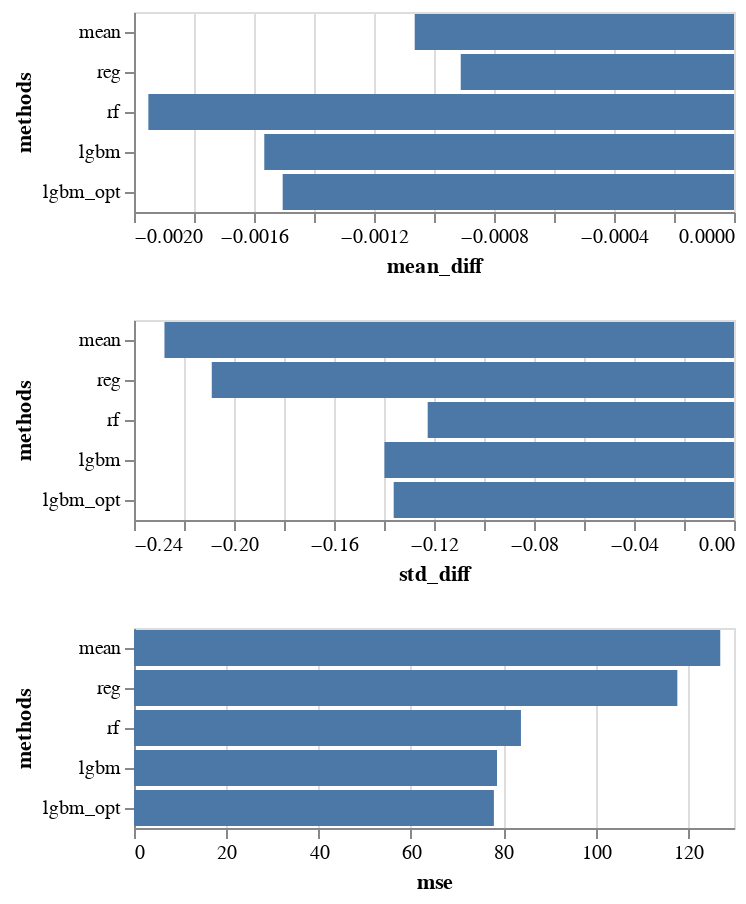

The cell this chart's notebook holds for it:
### Code cell
import altair as alt

# Assuming `results` is your dataframe and `metrics` is a list of column names in `results`
charts = None
for metric in metrics:
    chart = alt.Chart(results).mark_bar().encode(
        x=alt.X(metric),
        y=alt.Y('methods', sort=methods)
    )
    if charts is None:
        charts = chart
    else:
        charts &= chart

# Now you can display the concatenated chart
charts

### Figure 1 — Vega specification as saved in the notebook (floating-point values rounded to 4 significant figures)
{"$schema": "https://vega.github.io/schema/vega/v5.json", "data": [{"name": "source_0"}, {"name": "data_1", "values": [{"mean_diff": -0.001064, "mean_diff_end": -0.001064, "mean_diff_start": 0.0, "methods": "mean"}, {"mean_diff": -0.0009109, "mean_diff_end": -0.0009109, "mean_diff_start": 0.0, "methods": "reg"}, {"mean_diff": -0.001952, "mean_diff_end": -0.001952, "mean_diff_start": 0.0, "methods": "rf"}, {"mean_diff": -0.001566, "mean_diff_end": -0.001566, "mean_diff_start": 0.0, "methods": "lgbm"}, {"mean_diff": -0.001504, "mean_diff_end": -0.001504, "mean_diff_start": 0.0, "methods": "lgbm_opt"}]}, {"name": "data_2", "values": [{"methods": "mean", "std_diff": -0.2278, "std_diff_end": -0.2278, "std_diff_start": 0.0}, {"methods": "reg", "std_diff": -0.2089, "std_diff_end": -0.2089, "std_diff_start": 0.0}, {"methods": "rf", "std_diff": -0.1225, "std_diff_end": -0.1225, "std_diff_start": 0.0}, {"methods": "lgbm", "std_diff": -0.1398, "std_diff_end": -0.1398, "std_diff_start": 0.0}, {"methods": "lgbm_opt", "std_diff": -0.1361, "std_diff_end": -0.1361, "std_diff_start": 0.0}]}, {"name": "data_3", "values": [{"methods": "mean", "mse": 127.0, "mse_end": 127.0, "mse_start": 0.0}, {"methods": "reg", "mse": 117.7, "mse_end": 117.7, "mse_start": 0.0}, {"methods": "rf", "mse": 83.84, "mse_end": 83.84, "mse_start": 0.0}, {"methods": "lgbm", "mse": 78.65, "mse_end": 78.65, "mse_start": 0.0}, {"methods": "lgbm_opt", "mse": 77.98, "mse_end": 77.98, "mse_start": 0.0}]}, {"name": "source_0_concat_0_y_domain_methods", "values": [{"methods": "mean", "sort_field": 0.0}, {"methods": "reg", "sort_field": 1.0}, {"methods": "rf", "sort_field": 2.0}, {"methods": "lgbm", "sort_field": 3.0}, {"methods": "lgbm_opt", "sort_field": 4.0}]}, {"name": "source_0_concat_1_y_domain_methods", "values": [{"methods": "mean", "sort_field": 0.0}, {"methods": "reg", "sort_field": 1.0}, {"methods": "rf", "sort_field": 2.0}, {"methods": "lgbm", "sort_field": 3.0}, {"methods": "lgbm_opt", "sort_field": 4.0}]}, {"name": "source_0_concat_2_y_domain_methods", "values": [{"methods": "mean", "sort_field": 0.0}, {"methods": "reg", "sort_field": 1.0}, {"methods": "rf", "sort_field": 2.0}, {"methods": "lgbm", "sort_field": 3.0}, {"methods": "lgbm_opt", "sort_field": 4.0}]}], "signals": [{"name": "concat_0_y_step", "value": 20}, {"name": "concat_0_height", "update": "bandspace(domain('concat_0_y').length, 0.1, 0.05) * concat_0_y_step"}, {"name": "concat_1_y_step", "value": 20}, {"name": "concat_1_height", "update": "bandspace(domain('concat_1_y').length, 0.1, 0.05) * concat_1_y_step"}, {"name": "concat_2_y_step", "value": 20}, {"name": "concat_2_height", "update": "bandspace(domain('concat_2_y').length, 0.1, 0.05) * concat_2_y_step"}], "marks": [{"type": "group", "name": "concat_0_group", "encode": {"update": {"height": {"signal": "concat_0_height"}, "width": {"signal": "width"}}}, "marks": [{"type": "rect", "name": "concat_0_marks", "from": {"data": "data_1"}, "encode": {"update": {"ariaRoleDescription": {"value": "bar"}, "height": {"signal": "max(0.25, bandwidth('concat_0_y'))"}, "description": {"signal": "\"mean_diff: \" + (format(datum[\"mean_diff\"], \"\")) + \"; methods: \" + (isValid(datum[\"methods\"]) ? datum[\"methods\"] : \"\"+datum[\"methods\"])"}, "fill": {"value": "#4c78a8"}, "x": {"field": "mean_diff_end", "scale": "concat_0_x"}, "x2": {"field": "mean_diff_start", "scale": "concat_0_x"}, "y": {"field": "methods", "scale": "concat_0_y"}}}, "style": ["bar"]}], "axes": [{"scale": "concat_0_x", "ticks": false, "aria": false, "zindex": 0, "labels": false, "minExtent": 0, "gridScale": "concat_0_y", "grid": true, "tickCount": {"signal": "ceil(width/40)"}, "maxExtent": 0, "orient": "bottom", "domain": false}, {"scale": "concat_0_x", "grid": false, "orient": "bottom", "labelFlush": true, "tickCount": {"signal": "ceil(width/40)"}, "zindex": 0, "labelOverlap": true, "title": "mean_diff"}, {"scale": "concat_0_y", "title": "methods", "orient": "left", "grid": false, "zindex": 0}], "style": "cell"}, {"type": "group", "name": "concat_1_group", "encode": {"update": {"height": {"signal": "concat_1_height"}, "width": {"signal": "width"}}}, "marks": [{"type": "rect", "name": "concat_1_marks", "from": {"data": "data_2"}, "encode": {"update": {"description": {"signal": "\"std_diff: \" + (format(datum[\"std_diff\"], \"\")) + \"; methods: \" + (isValid(datum[\"methods\"]) ? datum[\"methods\"] : \"\"+datum[\"methods\"])"}, "x2": {"field": "std_diff_start", "scale": "concat_1_x"}, "fill": {"value": "#4c78a8"}, "x": {"field": "std_diff_end", "scale": "concat_1_x"}, "ariaRoleDescription": {"value": "bar"}, "y": {"field": "methods", "scale": "concat_1_y"}, "height": {"signal": "max(0.25, bandwidth('concat_1_y'))"}}}, "style": ["bar"]}], "axes": [{"scale": "concat_1_x", "ticks": false, "zindex": 0, "labels": false, "gridScale": "concat_1_y", "domain": false, "aria": false, "tickCount": {"signal": "ceil(width/40)"}, "orient": "bottom", "grid": true, "maxExtent": 0, "minExtent": 0}, {"scale": "concat_1_x", "orient": "bottom", "labelFlush": true, "zindex": 0, "grid": false, "labelOverlap": true, "tickCount": {"signal": "ceil(width/40)"}, "title": "std_diff"}, {"scale": "concat_1_y", "title": "methods", "grid": false, "zindex": 0, "orient": "left"}], "style": "cell"}, {"type": "group", "name": "concat_2_group", "encode": {"update": {"width": {"signal": "width"}, "height": {"signal": "concat_2_height"}}}, "marks": [{"type": "rect", "name": "concat_2_marks", "from": {"data": "data_3"}, "encode": {"update": {"fill": {"value": "#4c78a8"}, "x2": {"field": "mse_start", "scale": "concat_2_x"}, "height": {"signal": "max(0.25, bandwidth('concat_2_y'))"}, "ariaRoleDescription": {"value": "bar"}, "description": {"signal": "\"mse: \" + (format(datum[\"mse\"], \"\")) + \"; methods: \" + (isValid(datum[\"methods\"]) ? datum[\"methods\"] : \"\"+datum[\"methods\"])"}, "x": {"field": "mse_end", "scale": "concat_2_x"}, "y": {"field": "methods", "scale": "concat_2_y"}}}, "style": ["bar"]}], "axes": [{"scale": "concat_2_x", "grid": true, "labels": false, "tickCount": {"signal": "ceil(width/40)"}, "maxExtent": 0, "minExtent": 0, "ticks": false, "zindex": 0, "gridScale": "concat_2_y", "orient": "bottom", "aria": false, "domain": false}, {"scale": "concat_2_x", "zindex": 0, "labelFlush": true, "labelOverlap": true, "orient": "bottom", "grid": false, "title": "mse", "tickCount": {"signal": "ceil(width/40)"}}, {"scale": "concat_2_y", "grid": false, "orient": "left", "title": "methods", "zindex": 0}], "style": "cell"}], "scales": [{"name": "concat_0_x", "type": "linear", "domain": {"data": "data_1", "fields": ["mean_diff_start", "mean_diff_end"]}, "range": [0, {"signal": "width"}], "zero": true, "nice": true}, {"name": "concat_0_y", "type": "band", "domain": {"data": "source_0_concat_0_y_domain_methods", "field": "methods", "sort": {"op": "max", "field": "sort_field"}}, "range": {"step": {"signal": "concat_0_y_step"}}, "paddingInner": 0.1, "paddingOuter": 0.05}, {"name": "concat_1_x", "type": "linear", "domain": {"data": "data_2", "fields": ["std_diff_start", "std_diff_end"]}, "range": [0, {"signal": "width"}], "nice": true, "zero": true}, {"name": "concat_1_y", "type": "band", "domain": {"data": "source_0_concat_1_y_domain_methods", "field": "methods", "sort": {"op": "max", "field": "sort_field"}}, "range": {"step": {"signal": "concat_1_y_step"}}, "paddingInner": 0.1, "paddingOuter": 0.05}, {"name": "concat_2_x", "type": "linear", "domain": {"data": "data_3", "fields": ["mse_start", "mse_end"]}, "range": [0, {"signal": "width"}], "zero": true, "nice": true}, {"name": "concat_2_y", "type": "band", "domain": {"data": "source_0_concat_2_y_domain_methods", "field": "methods", "sort": {"op": "max", "field": "sort_field"}}, "range": {"step": {"signal": "concat_2_y_step"}}, "paddingOuter": 0.05, "paddingInner": 0.1}], "background": "white", "layout": {"padding": 20, "columns": 1, "bounds": "full", "align": "each"}, "padding": 5, "width": 300}
